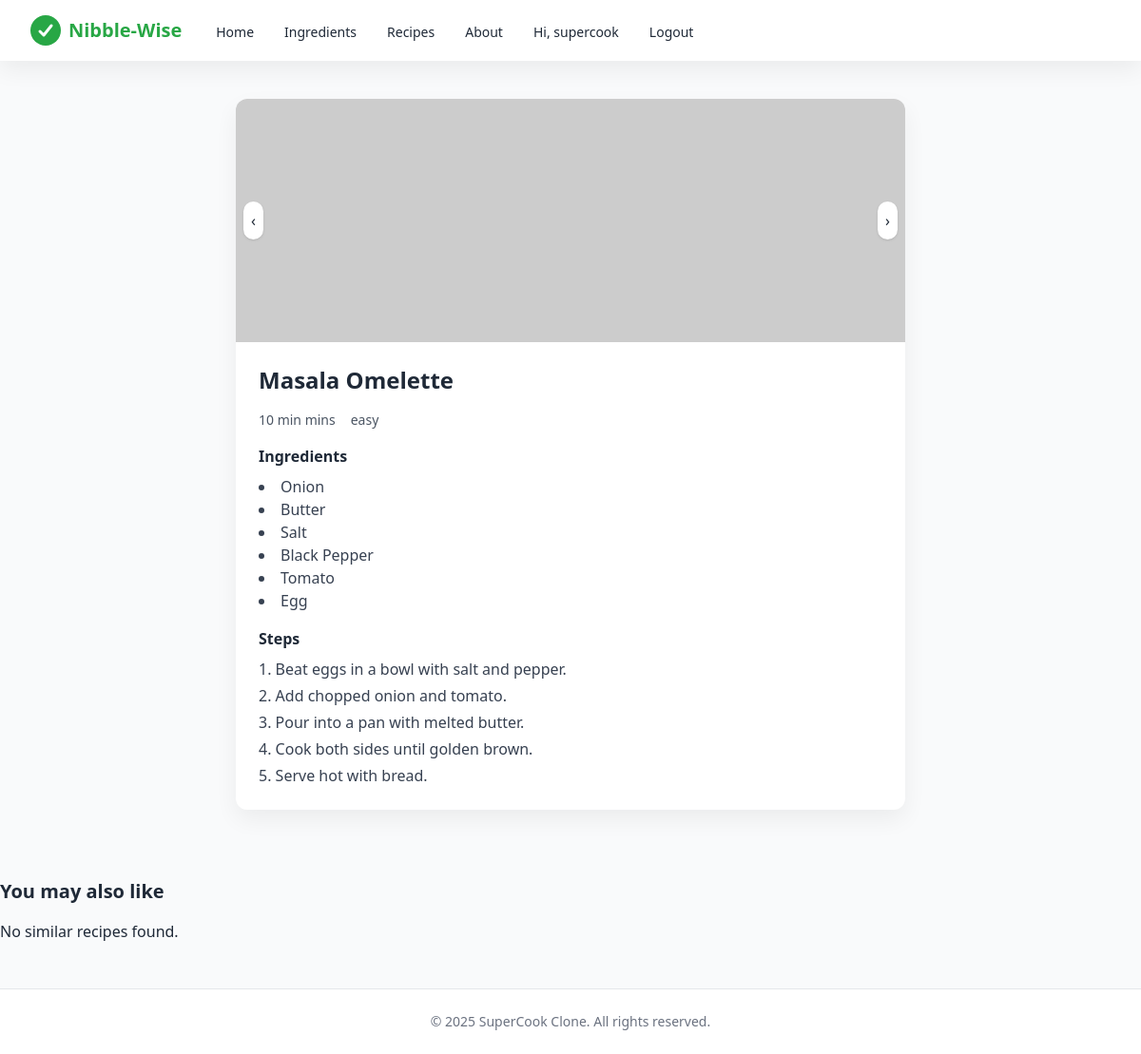
Screenshot of /recipes/masala-omelette/ (signed in) with the database file from the repository.
### core/models.py (models this page shows, shortened)
class Recipe(models.Model):
    DIFFICULTY_CHOICES = [
        ('easy', 'Easy'),
        ('medium', 'Medium'),
        ('hard', 'Hard'),
    ]
    title = models.CharField(max_length=200)
    slug = models.SlugField(unique=True, blank=True, null=True)
    photo1 = models.ImageField(upload_to='recipes/', blank=True, null=True)
    photo2 = models.ImageField(upload_to='recipes/', blank=True, null=True)
    photo3 = models.ImageField(upload_to='recipes/', blank=True, null=True)
    photo4 = models.ImageField(upload_to='recipes/', blank=True, null=True)
    photo5 = models.ImageField(upload_to='recipes/', blank=True, null=True)
    time = models.CharField(max_length=10)
    difficulty = models.CharField(
        max_length=10,
        choices=DIFFICULTY_CHOICES,
        default='easy'
    )
    ingredients = models.ManyToManyField(Ingredient, blank=True)
    steps = models.JSONField(default=list)
    def photos(self):
        return [p for p in [self.photo1, self.photo2, self.photo3, self.photo4, self.photo5] if p]

class Ingredient(models.Model):
    name = models.CharField(max_length=100)
    category = models.ForeignKey(Category, on_delete=models.SET_NULL, null=True, blank=True)
    image = models.ImageField(upload_to='ingredients/', blank=True, null=True)

### core/views.py (the view)
# urls.py: path('recipes/<slug:slug>/', views.recipe_detail, name='recipe_detail'),
@login_required(login_url='login')
def recipe_detail(request, slug):
    recipe = get_object_or_404(Recipe, slug=slug)
    all_recipes = Recipe.objects.exclude(id=recipe.id)
    similar_recipes = get_similar_recipes(recipe, all_recipes)
    return render(request, 'recipe_detail.html', {
        "recipe": recipe,
        "similar_recipes": similar_recipes
    })

### core/views.py (called while the page is built)
def get_similar_recipes(target_recipe, all_recipes):
    all_recipes = list(all_recipes)
    def join_ingredients(recipe):
        return " ".join(i.name for i in recipe.ingredients.all())
    corpus = [join_ingredients(r) for r in all_recipes]
    vectorizer = TfidfVectorizer(stop_words='english')
    tfidf_matrix = vectorizer.fit_transform(corpus)
    target_vec = vectorizer.transform([join_ingredients(target_recipe)])
    cosine_sim = cosine_similarity(target_vec, tfidf_matrix).flatten()
    top_indices = cosine_sim.argsort()[-5:][::-1]
    similar_recipes = [
        all_recipes[int(i)] for i in top_indices
        if all_recipes[int(i)].id != target_recipe.id
    ]
    return similar_recipes[:5]

### templates/recipe_detail.html (shortened to what this page needs)
{% extends 'base.html' %}
{% load static %}
{% block content %}
<section class="max-w-3xl mx-auto px-4 sm:px-6 lg:px-8 py-10">
    <div class="bg-white rounded-xl shadow-soft overflow-hidden relative">
        <div class="relative w-full h-64 overflow-hidden">
            {% for photo in recipe.photos %}
            <img src="{{ photo.url }}"
                 class="slide absolute top-0 left-0 w-full h-full object-cover transition-opacity duration-500"
                 style="opacity:0;">
            {% endfor %}
            <button id="prev" class="absolute top-1/2 left-2 transform -translate-y-1/2 bg-white p-2 rounded-full shadow">‹</button>
            <button id="next" class="absolute top-1/2 right-2 transform -translate-y-1/2 bg-white p-2 rounded-full shadow">›</button>
        </div>
        <div class="p-6 space-y-4">
            <h1 class="text-2xl font-bold">{{ recipe.title }}</h1>
            <div class="flex items-center gap-4 text-sm text-gray-600">
                <span>{{ recipe.time }} mins</span>
                <span>{{ recipe.difficulty }}</span>
            </div>
            <div>
                <h3 class="font-semibold mb-2">Ingredients</h3>
                <ul class="list-disc list-inside text-gray-700">
                    {% for i in recipe.ingredients.all %}
                    <li>{{ i.name }}</li>
                    {% endfor %}
                </ul>
            </div>
            <div>
                <h3 class="font-semibold mb-2">Steps</h3>
                <ol class="list-decimal list-inside text-gray-700 space-y-1">
                    {% for s in recipe.steps %}
                    <li>{{ s }}</li>
                    {% endfor %}
                </ol>
            </div>
        </div>
    </div>
</section>
<h2 class="text-xl font-bold mt-8 mb-4">You may also like</h2>
<div class="grid grid-cols-1 md:grid-cols-3 gap-4">
  {% for r in similar_recipes %}
  <div class="p-4 bg-white rounded-lg shadow">
    <a href="{% url 'recipe_detail' r.slug %}">
      <h3 class="font-semibold">{{ r.title }}</h3>
      <p class="text-sm text-gray-600">{{ r.difficulty }} | {{ r.time }} mins</p>
    </a>
  </div>
  {% empty %}
  <p>No similar recipes found.</p>
  {% endfor %}
</div>
{% endblock %}

### templates/partials/navbar.html (shortened to what this page needs)
{% load static %}
<nav class="bg-white shadow-soft sticky top-0 z-40">
	<div class="max-w-7xl mx-auto px-4 sm:px-6 lg:px-8">
		<div class="flex justify-between h-16">
			<div class="flex">
				<a href="{% url 'home' %}" class="flex items-center gap-2">
					<img src="{% static 'images/logo.svg' %}" alt="Logo" class="h-8 w-8" />
					<span class="font-semibold text-xl text-brand">Nibble-Wise</span>
				</a>
				<div class="hidden sm:ml-8 sm:flex sm:space-x-6">
					<a href="{% url 'home' %}" class="inline-flex items-center px-1 pt-1 text-sm font-medium hover:text-brand">Home</a>
					<a href="{% url 'ingredients' %}" class="inline-flex items-center px-1 pt-1 text-sm font-medium hover:text-brand">Ingredients</a>
					<a href="{% url 'recipes' %}" class="inline-flex items-center px-1 pt-1 text-sm font-medium hover:text-brand">Recipes</a>
					<a href="{% url 'about' %}" class="inline-flex items-center px-1 pt-1 text-sm font-medium hover:text-brand">About</a>
					{% if user.is_authenticated %}
						<span class="inline-flex items-center px-1 pt-1 text-sm font-medium">Hi, {{ user.username }}</span>
						<a href="{% url 'logout' %}" class="inline-flex items-center px-1 pt-1 text-sm font-medium hover:text-brand">Logout</a>
					{% else %}
						<a href="{% url 'login' %}" class="inline-flex items-center px-1 pt-1 text-sm font-medium hover:text-brand">Login</a>
						<a href="{% url 'signup' %}" class="inline-flex items-center px-1 pt-1 text-sm font-medium hover:text-brand">Sign Up</a>
					{% endif %}
				</div>
			</div>
		</div>
	</div>
</nav>

### rows the page displays
Recipe: title "Masala Omelette", time "10 min", difficulty "easy"
Ingredient: name "Onion"
Ingredient: name "Butter"
Ingredient: name "Salt"
Ingredient: name "Black Pepper"
Ingredient: name "Tomato"
Ingredient: name "Egg"

### other values shown
{{ user.username }} "supercook"
{{ s }} "Beat eggs in a bowl with salt and pepper." "Add chopped onion and tomato." "Pour into a pan with melted butter." "Cook both sides until golden brown." "Serve hot with bread."
